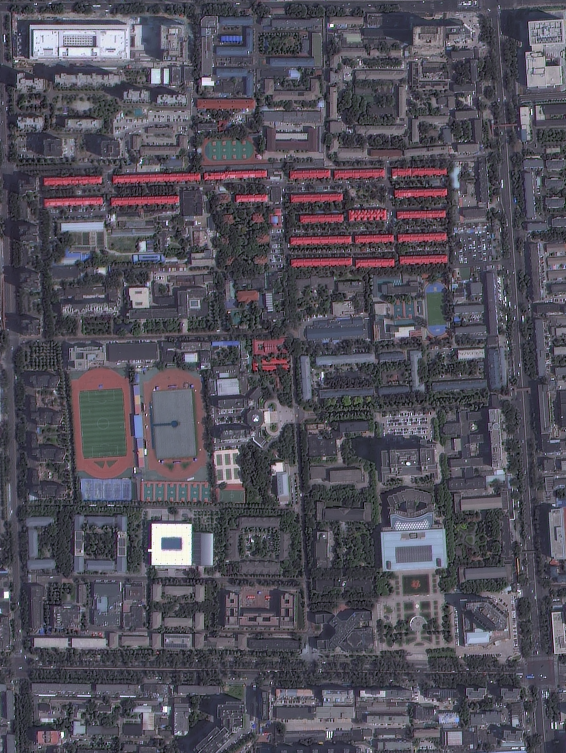
#> input picture assets/gf2_reanalysis_v5/truecolor_utm.png, 1132 x 1505 px (shown at 1/2 size)
$ python inspect_missing_blocks.py
#> lines starting #> are read from the running program, lines starting #| are printed output that depends on the picture
import json
from pathlib import Path
import matplotlib
matplotlib.use('Agg')
import matplotlib.pyplot as plt
import matplotlib.image as mpimg
ROOT=Path(__file__).resolve().parent
d=json.loads((ROOT/'assets/campus_assets_white_v3.json').read_text(encoding='utf-8'))
#> (reads assets/campus_assets_white_v3.json from the repository)
img=mpimg.imread(ROOT/'assets/gf2_reanalysis_v5/truecolor_utm.png')
#> img is the input picture: shape (1505, 1132, 3) float32; mean R, G, B 0.322, 0.31, 0.353
x0,y0,x1,y1=d['coordinate_system']['extent_m']
fig,axs=plt.subplots(1,2,figsize=(14,8))
for ax,limits,title in zip(axs,[(-420,-300,-420,-310),(235,385,-180,-40)],['Lanhui / GF2 + existing outlines','International dorms / GF2 + existing outlines']):
    ax.imshow(img,extent=(x0,x1,y0,y1),origin='upper');ax.set_xlim(limits[:2]);ax.set_ylim(limits[2:]);ax.set_title(title)
    for b in d['buildings']:
        xs,ys=zip(*b['coords']);cx=sum(xs)/len(xs);cy=sum(ys)/len(ys)
        if limits[0]-30<cx<limits[1]+30 and limits[2]-30<cy<limits[3]+30:
            ax.plot([*xs,xs[0]],[*ys,ys[0]],color='yellow',lw=1);ax.text(cx,cy,str(b['osm_id']),color='yellow',fontsize=6)
    ax.grid(alpha=.4);ax.set_xlabel('local east / m');ax.set_ylabel('local north / m')
fig.tight_layout();fig.savefig(ROOT/'output/missing_blocks_gf2.png',dpi=150)
#> after `fig.tight_layout()`:
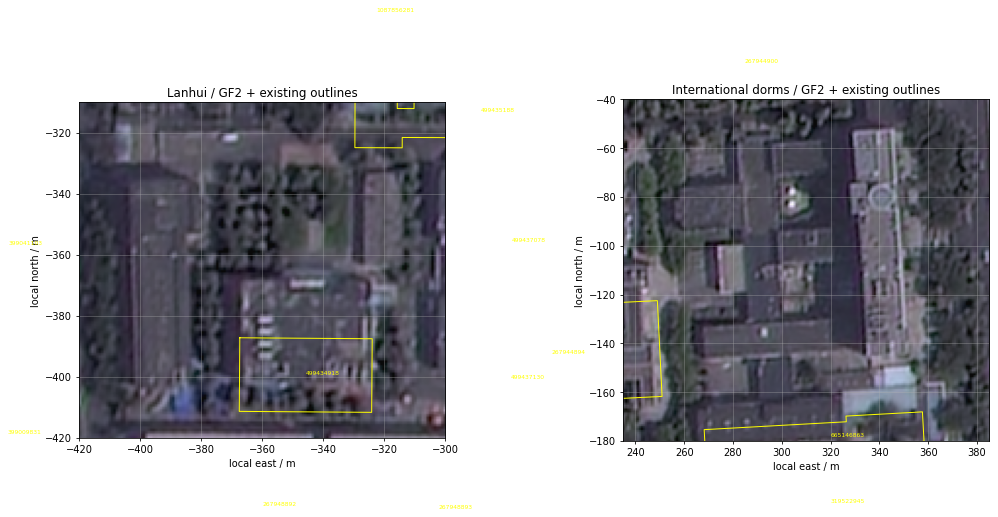
#> figure drawn by matplotlib, 2 panels
